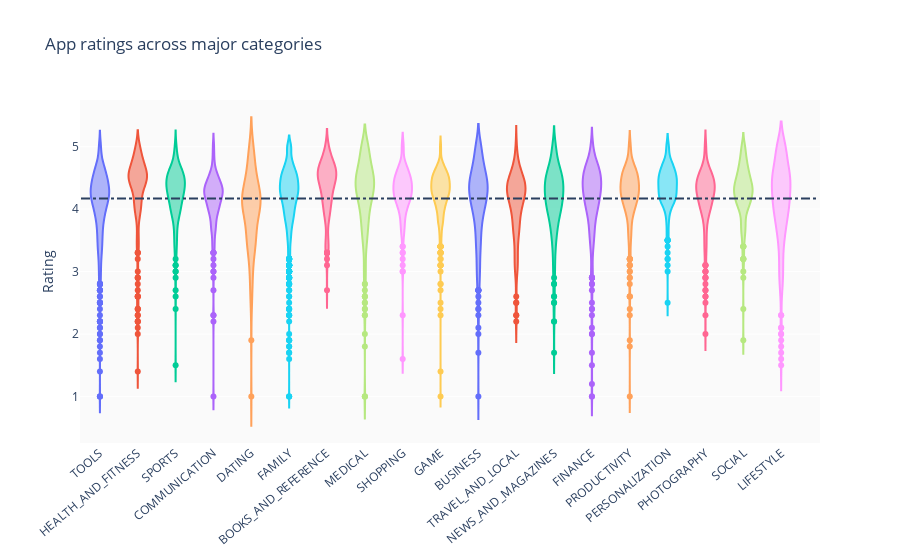

Notebook source saved alongside this figure:
### Markdown cell above
## Best performing categories

### Code cell
groups = df.groupby('Category').filter(lambda x: len(x) >= 170).reset_index()
#print(type(groups.item.['BUSINESS']))
print('Average rating = ', np.nanmean(list(groups.Rating)))
#print(len(groups.loc[df.Category == 'DATING']))
c = ['hsl('+str(h)+',50%'+',50%)' for h in np.linspace(0, 720, len(set(groups.Category)))]


#df_sorted = df.groupby('Category').agg({'Rating':'median'}).reset_index().sort_values(by='Rating', ascending=False)
#print(df_sorted)

layout = {'title' : 'App ratings across major categories',
        'xaxis': {'tickangle':-40},
        'yaxis': {'title': 'Rating'},
          'plot_bgcolor': 'rgb(250,250,250)',
          'shapes': [{
              'type' :'line',
              'x0': -.5,
              'y0': np.nanmean(list(groups.Rating)),
              'x1': 19,
              'y1': np.nanmean(list(groups.Rating)),
              'line': { 'dash': 'dashdot'}
          }]
          }

data = [{
    'y': df.loc[df.Category==category]['Rating'], 
    'type':'violin',
    'name' : category,
    'showlegend':False,
    #'marker': {'color': 'Set2'},
    } for i,category in enumerate(list(set(groups.Category)))]



plotly.offline.iplot({'data': data, 'layout': layout})

### Figure 1 — Plotly figure (JSON) as saved in the notebook; plotly's stock layout.template omitted (floating-point values rounded to 4 significant figures; data arrays with more than 128 entries replaced by an {"elided": "..."} marker saying what was removed)
{"data": [{"name": "TOOLS", "showlegend": false, "type": "violin", "y": {"elided": "827 float values"}}, {"name": "HEALTH_AND_FITNESS", "showlegend": false, "type": "violin", "y": {"elided": "288 float values"}}, {"name": "SPORTS", "showlegend": false, "type": "violin", "y": {"elided": "325 float values"}}, {"name": "COMMUNICATION", "showlegend": false, "type": "violin", "y": {"elided": "315 float values"}}, {"name": "DATING", "showlegend": false, "type": "violin", "y": {"elided": "171 float values"}}, {"name": "FAMILY", "showlegend": false, "type": "violin", "y": {"elided": "1832 float values"}}, {"name": "BOOKS_AND_REFERENCE", "showlegend": false, "type": "violin", "y": {"elided": "222 float values"}}, {"name": "MEDICAL", "showlegend": false, "type": "violin", "y": {"elided": "395 float values"}}, {"name": "SHOPPING", "showlegend": false, "type": "violin", "y": {"elided": "202 float values"}}, {"name": "GAME", "showlegend": false, "type": "violin", "y": {"elided": "959 float values"}}, {"name": "BUSINESS", "showlegend": false, "type": "violin", "y": {"elided": "420 float values"}}, {"name": "TRAVEL_AND_LOCAL", "showlegend": false, "type": "violin", "y": {"elided": "219 float values"}}, {"name": "NEWS_AND_MAGAZINES", "showlegend": false, "type": "violin", "y": {"elided": "254 float values"}}, {"name": "FINANCE", "showlegend": false, "type": "violin", "y": {"elided": "345 float values"}}, {"name": "PRODUCTIVITY", "showlegend": false, "type": "violin", "y": {"elided": "374 float values"}}, {"name": "PERSONALIZATION", "showlegend": false, "type": "violin", "y": {"elided": "376 float values"}}, {"name": "PHOTOGRAPHY", "showlegend": false, "type": "violin", "y": {"elided": "281 float values"}}, {"name": "SOCIAL", "showlegend": false, "type": "violin", "y": {"elided": "239 float values"}}, {"name": "LIFESTYLE", "showlegend": false, "type": "violin", "y": {"elided": "369 float values"}}], "layout": {"plot_bgcolor": "rgb(250,250,250)", "shapes": [{"line": {"dash": "dashdot"}, "type": "line", "x0": -0.5, "x1": 19, "y0": 4.17, "y1": 4.17}], "title": {"text": "App ratings across major categories"}, "xaxis": {"tickangle": -40}, "yaxis": {"title": {"text": "Rating"}}}}
